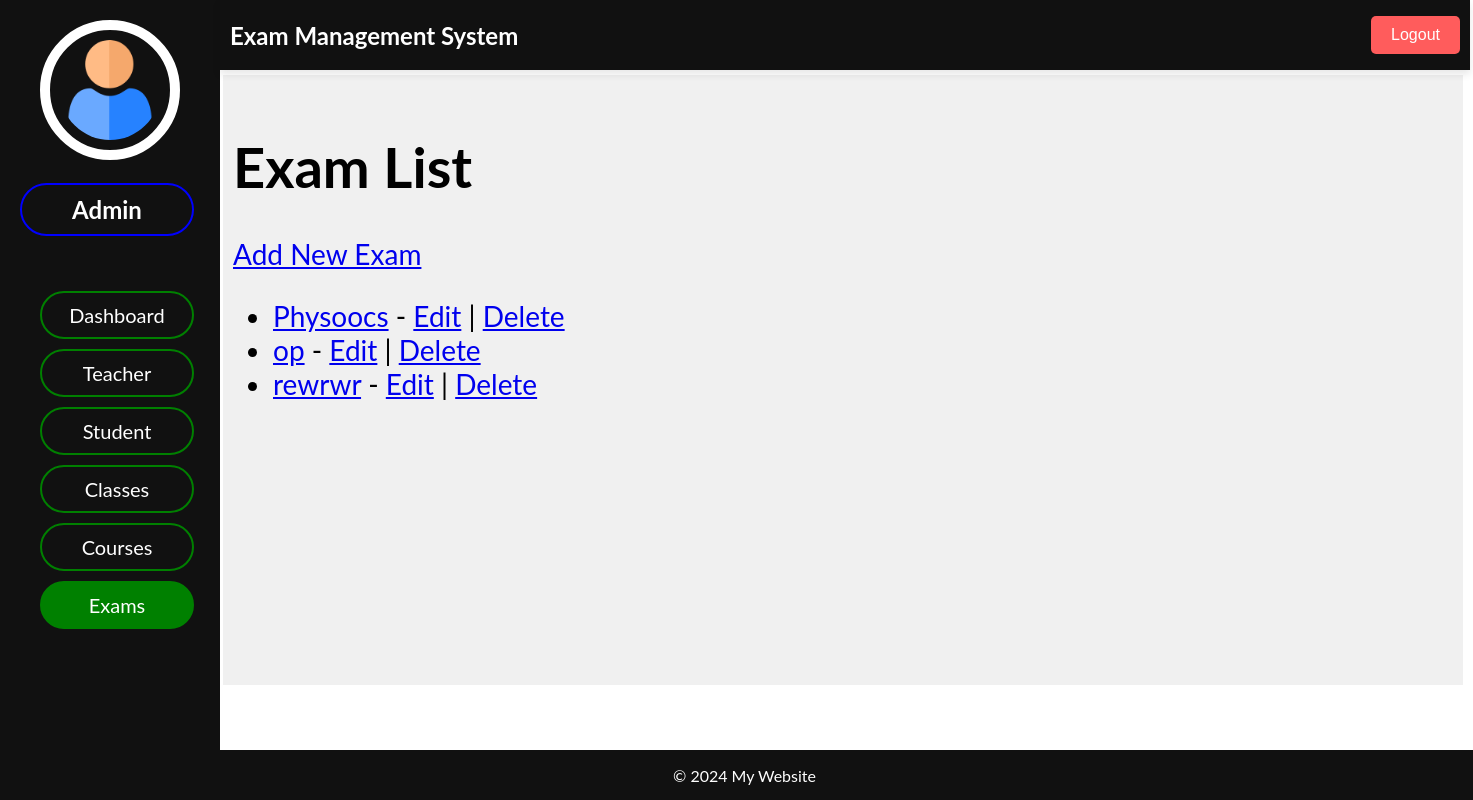
Before: /adminpanel/exams/all with the older database file.
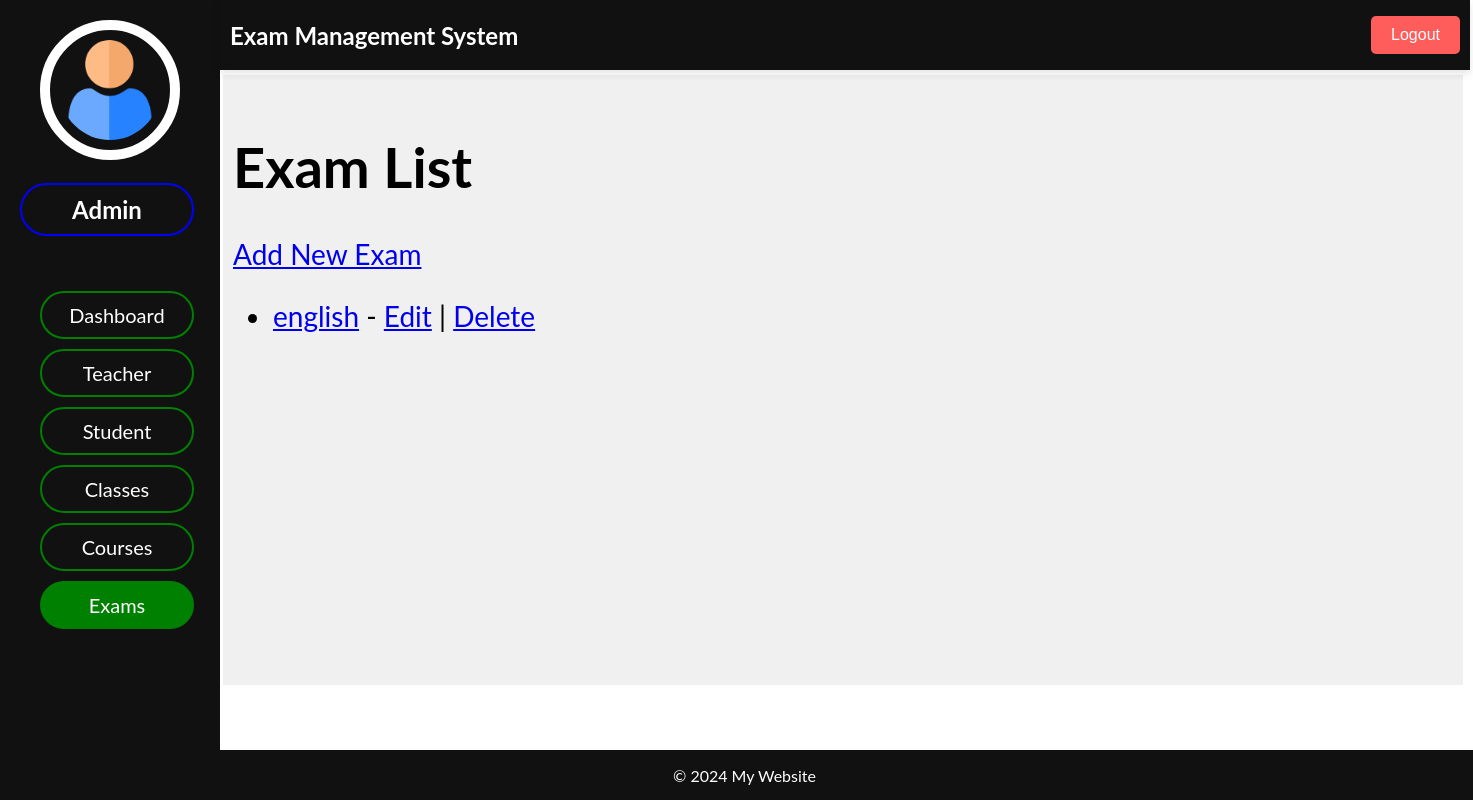
After: the same page with the newer database file.
### admin_panel/models.py (models this page shows, shortened)
class Exam(models.Model):
    exam_id = models.AutoField(primary_key=True)
    name = models.CharField(max_length=100)

### admin_panel/views.py (the view)
# urls.py: path('exams/all', views.exam_list, name='exam_list'),
def exam_list(request):
    exams = Exam.objects.all()
    return render(request, 'exams/exam_list.html', {'exams': exams})

### admin_panel/templates/exams/exam_list.html (shortened to what this page needs)
{% extends "dashboard/index.html" %}
{% block header %}
    {% include "dashboard/header.html" %}
{% endblock header %}
{% block sidenav %}
    {% include "exams/sidenav.html" %}
{% endblock sidenav %}
{% block main %}
    <h1>Exam List</h1>
    <a href="{% url 'exam_create' %}">Add New Exam</a>
    <ul>
        {% for exam in exams %}
            <li>
                <a href="{% url 'exam_detail' exam.pk %}">{{ exam.name }}</a> -
                <a href="{% url 'exam_update' exam.pk %}">Edit</a> |
                <a href="{% url 'exam_delete' exam.pk %}">Delete</a>
            </li>
        {% endfor %}
    </ul>
{% endblock main %}
{% block footer %}
    {% include "dashboard/footer.html" %}
{% endblock footer %}

Changed rows visible on the page:
removed Exam: name "Physoocs"
removed Exam: name "op"
removed Exam: name "rewrwr"
added Exam: name "english"
